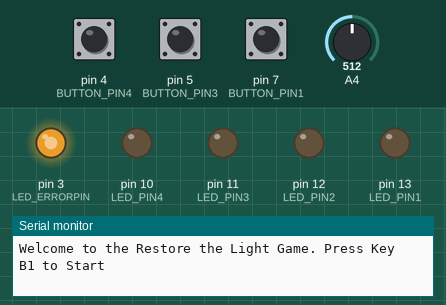
The sketch below on a simulated Arduino Mega 2560, built with avr-gcc and run on an emulated ATmega2560. Parts: output pins drawn as LEDs (lit = HIGH), the last lines printed to the serial monitor. The inputs (shaded band) are chosen by the test bench; at power-on: pin 7 (BUTTON_PIN1) LOW, pin 4 (BUTTON_PIN4) LOW, pin 5 (BUTTON_PIN3) LOW, A4 = 512. Random numbers use the default seed unless the sketch sets one.

Above: at 1.26 s.
1.3 s: pin 7 (BUTTON_PIN1) pulled HIGH for 0.15 s
At 1.7 s:
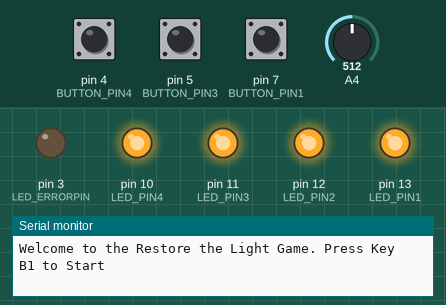
4.4 s: pin 4 (BUTTON_PIN4) pulled HIGH for 1 s
At 6.3 s:
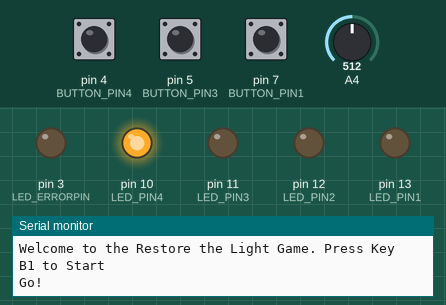
6.9 s: pin 5 (BUTTON_PIN3) pulled HIGH for 0.15 s
At 11.7 s:
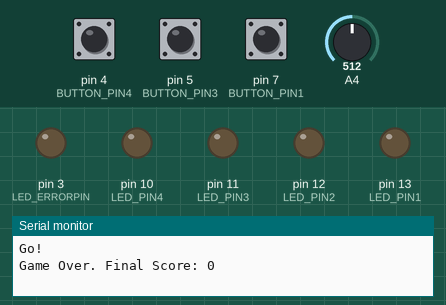
Timing chart, 0 to 13.2 s (numbered marks = the images above; inputs shaded):
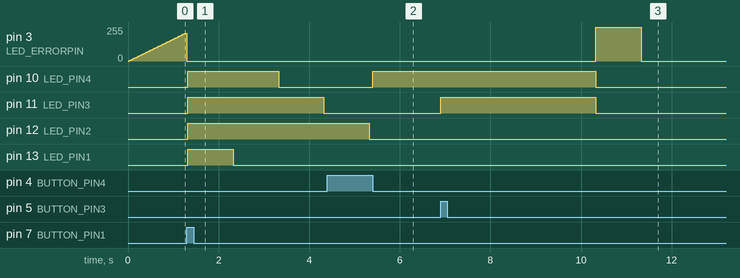

The sketch:

assignment-1.ino
```cpp
/**
 * @author lorenzo.annibalini@studio.unibo.it
 * @author lorenzo.bacchini4@studio.unibo.it
 * @author emanuele.sanchi@studio.unibo.it
 */

#include "utils.h"
#include "timer.h"
#include "powerManager.h"
#include <EnableInterrupt.h>
#define BUTTON_PIN1 7
#define BUTTON_PIN2 6
#define BUTTON_PIN3 5
#define BUTTON_PIN4 4
#define LED_PIN1 13
#define LED_PIN2 12
#define LED_PIN3 11
#define LED_PIN4 10
#define LED_ERRORPIN 3
#define POT_PIN A0
#define N_LED 4
#define FIXAMOUNT 300
#define T2 4
#define T3 5

int potValue;
int score;
int *turnedOffOrder = (int[]){0, 0, 0, 0};
int *pressedOrder = (int[]){0, 0, 0, 0};
int pos;
float factor;
float t1;
float t2;
float t3;
unsigned long milliSecondsMultiplier;
unsigned long microsecondMultiplier;
unsigned long prevoiusTime;
int turnedOffLed;
int fadeAmount;
int brightness;
int times;
String output;

volatile enum gameState {
    preGame,
    inGame,
    outGame,
    endGame,
    sleepMode
} gameState;

void setup()
{
    // inizialize serial monitor, leds and buttons
    Serial.begin(9600);
    pinMode(LED_PIN1, OUTPUT);
    pinMode(LED_PIN2, OUTPUT);
    pinMode(LED_PIN3, OUTPUT);
    pinMode(LED_PIN4, OUTPUT);
    pinMode(BUTTON_PIN1, INPUT);
    pinMode(BUTTON_PIN2, INPUT);
    pinMode(BUTTON_PIN3, INPUT);
    pinMode(BUTTON_PIN4, INPUT);
    pinMode(LED_ERRORPIN, OUTPUT);
    // initialize variables for timing and gloabl counters
    score = 0;
    pos = 0;
    t2 = T2;
    t3 = T3;
    prevoiusTime = 0;
    turnedOffLed = 0;
    factor = 0.1;
    brightness = 0;
    fadeAmount = 5;
    times = 0;
    milliSecondsMultiplier = 1000;
    microsecondMultiplier = 1000000;
    gameState = preGame;
    // initialize array
    flushArray(turnedOffOrder);
    flushArray(pressedOrder);
    randomSeed(analogRead(4));
    // initialize timer
    Timer1Initialize();
    // initial message on serial line
    enterPreGame();
}

void loop()
{
    switch (gameState)
    {
    case preGame:
        // led red start blinking
        fadingLed();
        break;
    case outGame:
        switchAllLed(LOW);
        flushArray(turnedOffOrder);
        flushArray(pressedOrder);
        // randomize order of leds' turning off
        randomizeOrder(turnedOffOrder);
        // turning on all leds
        switchAllLed(HIGH);
        // wait 1 second to starting turning off leds
        t1 = random(1000, 2000)/1000;
        delay(t1 * milliSecondsMultiplier);
        turnOffLeds();
        // start timer
        Serial.println("Go!");
        enableAllInGameInterrupts();
        Timer1setPeriod(goToEndGame, t3 * 1000000);
        // change state
        gameState = inGame;
        break;
    case endGame:
        disableAllInterrupts();
        switchAllLed(LOW);
        output = "Game Over. Final Score: " + (String)score + " ";
        Serial.println(output);
        score = 0;
        t2 = T2;
        t3 = T3;
        stopTimer();
        // delay 10
        digitalWrite(LED_ERRORPIN, HIGH);
        delay(1 * milliSecondsMultiplier);
        digitalWrite(LED_ERRORPIN, LOW);
        delay(10 * milliSecondsMultiplier);
        // change state
        enterPreGame();
        gameState = preGame;
        // reset array for new game
        flushArray(turnedOffOrder);
        flushArray(pressedOrder);
        break;
    case inGame:
        // check array lenght by checking if last element is equal 0
        if (pressedOrder[3] != 0)
        {
            //disable all interrupts to prevent accidental button press
            disableAllInterrupts();
            // stop the timer
            stopTimer();
            // check pressed button order
            checkPressOrder();
            if (gameState == inGame)
            {
                score++;
                // reduce games timers
                t2 = t2 - (t2 * (factor * potValue));
                t3 = t3 - (t3 * (factor * potValue));
                output = "New point! Score: " + (String)score + " ";
                Serial.println(output);
                // change state
                gameState = outGame;
            }
        }
        break;
    case sleepMode:
        // turn down red led
        digitalWrite(LED_ERRORPIN, LOW);
        // call the function to turn down the system
        sleep();
        // what the system does when wakes up
        delay(1000);
        times = 0;
        enterPreGame();
        break;
    default:
        Serial.println("exception");
        break;
    }
}

/**
 * Function to turn off the leds by random order previously chose
 */
void turnOffLeds()
{
    // looping in the array of turning off order
    int i = 0;
    for (i = 0; i < 4; i++)
    {
        switch (turnedOffOrder[i])
        {
        case 1:
            digitalWrite(LED_PIN1, LOW);
            break;
        case 2:
            digitalWrite(LED_PIN2, LOW);
            break;
        case 3:
            digitalWrite(LED_PIN3, LOW);
            break;
        case 4:
            digitalWrite(LED_PIN4, LOW);
            break;
        }
        if(i != 3)
        {
            delay((t2 / N_LED) * 1000);
        }
    }
}

/**
 * Function to check if the order of pressed buttons is right
 */
void checkPressOrder()
{
    for (int x = 0; x < N_LED; x++)
    {
        if (pressedOrder[x] != turnedOffOrder[3 - x])
        {
            gameState = endGame;
        }
    }
    pos = 0;
}

/**
 * Function for button 1 interrupt
 */
void button1pressed()
{
    digitalWrite(LED_PIN1, HIGH);
    insertButton(1);
}

/**
 * Function for button 2 interrupt
 */
void button2pressed()
{
    digitalWrite(LED_PIN2, HIGH);
    insertButton(2);
}

/**
 * Function for button 3 interrupt
 */
void button3pressed()
{
    digitalWrite(LED_PIN3, HIGH);
    insertButton(3);
}

/**
 * Function for button 4 interrupt
 */
void button4pressed()
{
    digitalWrite(LED_PIN4, HIGH);
    insertButton(4);
}

/**
 * Function to insert the pressed button into the array
 */
void insertButton(int n)
{
    // check for bouncing of phisical buttons
    if (millis() - prevoiusTime > FIXAMOUNT)
    {
        pressedOrder[pos] = n;
        prevoiusTime = millis();
        pos++;
    }
}

/**
 * Function to manage the fade of the red led
*/
void fadingLed()
{
    analogWrite(LED_ERRORPIN, brightness); // set the brightness
    brightness = brightness + fadeAmount;
    if (brightness == 0 || brightness == 255)
    {
        fadeAmount = -fadeAmount;
    }
    delay(30);
}

/**
 * function to end the game after the timeout
 */
void goToEndGame()
{
    gameState = endGame;
    pos = 0;
}

/**
 * Function to start a new game
 */
void startGame()
{
    stopTimer();
    prevoiusTime = millis();
    digitalWrite(LED_ERRORPIN, LOW);
    disableAllInterrupts();
    potValue = analogRead(POT_PIN);
    potValue = map(potValue, 1, 1021, 1, 4);
    gameState = outGame;
}

/**
 * Function to change state and go in pre game so initialize variables for a new game
 */
void enterPreGame()
{
    times = 0;
    gameState = preGame;
    disableAllInterrupts();
    enableInterrupt(BUTTON_PIN1, startGame, CHANGE);
    Serial.println("Welcome to the Restore the Light Game. Press Key B1 to Start");
    // set timer to deepSleep
    Timer1setPeriod(goToSleep, 5 * microsecondMultiplier);
}

/**
 * Function to change state into sleep mode
 */
void goToSleep()
{
    times++;
    if (times == 2)
    {
        // disbale all previous interrupts and enable interrupts to wakeUp arduino
        disableAllInterrupts();
        enableAllWakeUpInterrupts();
        gameState = sleepMode;
        stopTimer();
    }
    else
    {
        stopTimer();
        Timer1setPeriod(goToSleep, 5 * microsecondMultiplier);
    }
}

/**
 * Function to turn on and off all leds
 * @param state: 1 to turn on, 0 to turn off
*/
void switchAllLed(int state){
    digitalWrite(LED_PIN1, state);
    digitalWrite(LED_PIN2, state);
    digitalWrite(LED_PIN3, state);
    digitalWrite(LED_PIN4, state);
}

/**
 * Function to disable all interrupts
 * attached to buttons
*/
void disableAllInterrupts()
{
    disableInterrupt(BUTTON_PIN1);
    disableInterrupt(BUTTON_PIN2);
    disableInterrupt(BUTTON_PIN3);
    disableInterrupt(BUTTON_PIN4);
}

/**
 * Function to enable all interrupts
 * attached to buttons for inGame gamestate
*/
void enableAllInGameInterrupts()
{
    enableInterrupt(BUTTON_PIN1, button1pressed, CHANGE);
    enableInterrupt(BUTTON_PIN2, button2pressed, CHANGE);
    enableInterrupt(BUTTON_PIN3, button3pressed, CHANGE);
    enableInterrupt(BUTTON_PIN4, button4pressed, CHANGE);
}

/**
 * Function to enable all interrupts
 * attached to buttons for wakeUp function
*/
void enableAllWakeUpInterrupts()
{
    enableInterrupt(BUTTON_PIN1, wakeUp, RISING);
    enableInterrupt(BUTTON_PIN2, wakeUp, RISING);
    enableInterrupt(BUTTON_PIN3, wakeUp, RISING);
    enableInterrupt(BUTTON_PIN4, wakeUp, RISING);
}
```

powerManager.cpp
```cpp
#include "powerManager.h"

void sleep()
{
    Serial.println("Going to power down");
    set_sleep_mode(SLEEP_MODE_PWR_DOWN);
    sleep_enable();
    power_adc_disable();
    power_spi_disable();
    power_timer0_disable(); // only timer 1 to
    power_timer2_disable(); // not reinitialize it
    power_twi_disable();
    sleep_mode();
    // in this point arduino wake up
    sleep_disable();
    power_all_enable();
}

void wakeUp()
{
    Serial.println("Waking up");
}
```

powerManager.h
```cpp
#include <avr/sleep.h>
#include <avr/power.h>
#include <Arduino.h>
/**
 * Function to enter in sleep mode
 */
void sleep();

/**
 * Function to wake up from sleep mode
 */
void wakeUp();
```

timer.cpp
```cpp
#include <TimerOne.h>

void Timer1Initialize()
{
    noInterrupts();
    Timer1.initialize();
    Timer1.stop();
    interrupts();
}

void Timer1setPeriod(void (*isr)(), unsigned long microseconds)
{
    noInterrupts();
    Timer1.start();
    Timer1.attachInterrupt(isr, microseconds);
    interrupts();
}

void stopTimer()
{
    Timer1.stop();
    Timer1.detachInterrupt();
}

void restartTime(unsigned long time, void (*isr)())
{
    stopTimer();
    Timer1setPeriod(isr, time);
}
```

timer.h
```cpp
#include "TimerOne.h"

/**
 * Function to initialize a timer
 */
void Timer1Initialize();

/**
 * Function to set a period and a function interrupt to the timer
 */
void Timer1setPeriod(void (*isr)(), unsigned long microseconds);

/**
 * funtcion to stop the timer and detach the interrupt
 */
void stopTimer();

/**
 *Function to restart a timer
 */
void restartTime(unsigned long time, void (*f)());
```

utils.cpp
```cpp
#include "utils.h"
#include "Arduino.h"
#define N_LED 4

void randomizeOrder(int turnedOffOrder[])
{
    randomSeed(analogRead(4));
    int i = 1;
    while (i <= N_LED)
    {
        int choise = random(0, N_LED);
        if (turnedOffOrder[choise] == 0)
        {
            turnedOffOrder[choise] = i;
            i++;
        }
    }
}

void flushArray(int *array)
{
    array[0] = 0;
    array[1] = 0;
    array[2] = 0;
    array[3] = 0;
}
```

utils.h
```cpp
/**
 * Function to create a pseudo-random order to turn off leds
 */
void randomizeOrder(int turnedOffOrder[]);

/**
 * Function to flush an array of 4 elements
 */
void flushArray(int *array);
```

Measured:
- after the input at 1.3 s, pin 10 (LED_PIN4): LOW → HIGH at once, → LOW 2.0 s later; pin 11 (LED_PIN3): LOW → HIGH at once, → LOW 3.0 s later; pin 12 (LED_PIN2): LOW → HIGH at once; pin 13 (LED_PIN1): LOW → HIGH at once, → LOW 1.0 s later
- after the input at 4.4 s, pin 10 (LED_PIN4): LOW → HIGH after 1.0 s
- after the input at 6.9 s, pin 11 (LED_PIN3): LOW → HIGH at once, → LOW 3.4 s later
